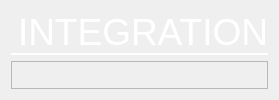
            <widget class="QWidget" name="page_integration">
             <layout class="QVBoxLayout" name="verticalLayout_12">
              <item>
               <widget class="QFrame" name="frame_integrationn_title">
                <property name="maximumSize">
                 <size>
                  <width>16777215</width>
                  <height>50</height>
                 </size>
                </property>
                <property name="styleSheet">
                 <string notr="true">QLabel{
	color: #FFF;
	border:none;
}

QFrame{
	border-bottom: 1px solid #FFF;
	border-top: none;
	border-left: none;
	border-right: none;
}
</string>
                </property>
                <property name="frameShape">
                 <enum>QFrame::StyledPanel</enum>
                </property>
                <property name="frameShadow">
                 <enum>QFrame::Raised</enum>
                </property>
                <layout class="QHBoxLayout" name="horizontalLayout_29">
                 <property name="spacing">
                  <number>0</number>
                 </property>
                 <property name="leftMargin">
                  <number>0</number>
                 </property>
                 <property name="topMargin">
                  <number>0</number>
                 </property>
                 <property name="rightMargin">
                  <number>0</number>
                 </property>
                 <property name="bottomMargin">
                  <number>0</number>
                 </property>
                 <item>
                  <widget class="QLabel" name="integration_log">
                   <property name="maximumSize">
                    <size>
                     <width>51</width>
                     <height>51</height>
                    </size>
                   </property>
                   <property name="text">
                    <string/>
                   </property>
                   <property name="pixmap">
                    <pixmap resource="app_resources.qrc">:/image/images/MentalabLogo.png</pixmap>
                   </property>
                   <property name="scaledContents">
                    <bool>true</bool>
                   </property>
                  </widget>
                 </item>
                 <item>
                  <widget class="QLabel" name="integration_title">
                   <property name="minimumSize">
                    <size>
                     <width>0</width>
                     <height>0</height>
                    </size>
                   </property>
                   <property name="font">
                    <font>
                     <pointsize>28</pointsize>
                     <weight>50</weight>
                     <italic>false</italic>
                     <bold>false</bold>
                    </font>
                   </property>
                   <property name="text">
                    <string>INTEGRATION</string>
                   </property>
                   <property name="alignment">
                    <set>Qt::AlignCenter</set>
                   </property>
                  </widget>
                 </item>
                </layout>
               </widget>
              </item>
              <item>
               <widget class="QFrame" name="frame_integration">
                <property name="styleSheet">
                 <string notr="true">QPushButton{
	color: #FFF;
	background-color: rgb(84, 89, 124);
	border: 2px solid rgb(84, 89, 124);
	padding: 5px;
	border-radius: 5px;

}

QPushButton:hover{
	background-color: rgb(61, 64, 89);
}
QPushButton:pressed{
	background-color: rgb(61, 64, 89);
	border:  2px solid rgb(61, 64, 89);
}

QLabel{
	color: #fff;
}</string>
                </property>
                <property name="frameShape">
                 <enum>QFrame::StyledPanel</enum>
                </property>
                <property name="frameShadow">
                 <enum>QFrame::Raised</enum>
                </property>
                <widget class="QWidget" name="layoutWidget">
                 <property name="geometry">
                  <rect>
                   <x>400</x>
                   <y>190</y>
                   <width>271</width>
                   <height>171</height>
                  </rect>
                 </property>
                 <layout class="QVBoxLayout" name="verticalLayout_3">
                  <item>
                   <widget class="QLabel" name="label_2">
                    <property name="font">
                     <font>
                      <pointsize>13</pointsize>
                      <weight>50</weight>
                      <italic>false</italic>
                      <bold>false</bold>
                     </font>
                    </property>
                    <property name="text">
                     <string>&lt;html&gt;&lt;head/&gt;&lt;body&gt;&lt;p&gt;&lt;span style=&quot; font-weight:600;&quot;&gt;Push to LSL&lt;/span&gt;&lt;/p&gt;&lt;/body&gt;&lt;/html&gt;</string>
                    </property>
                   </widget>
                  </item>
                  <item>
                   <widget class="QPushButton" name="btn_push_lsl">
                    <property name="minimumSize">
                     <size>
                      <width>0</width>
                      <height>0</height>
                     </size>
                    </property>
                    <property name="maximumSize">
                     <size>
                      <width>100</width>
                      <height>16777215</height>
                     </size>
                    </property>
                    <property name="text">
                     <string>Push</string>
                    </property>
                   </widget>
                  </item>
                 </layout>
                </widget>
               </widget>
              </item>
             </layout>
            </widget>
